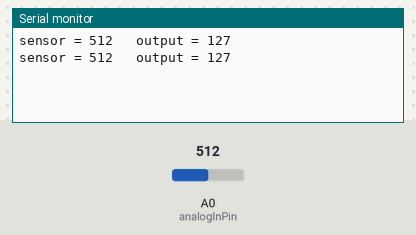
Bench run of a sketch on a simulated Arduino Uno, built with avr-gcc and run on an emulated ATmega328P. Shown: the last lines printed to the serial monitor. The inputs (shaded band) are chosen by the test bench; at power-on: A0 (analogInPin) = 512.

Above: at 1.8 s.
1.9 s: A0 (analogInPin) set to 716
At 2.5 s:
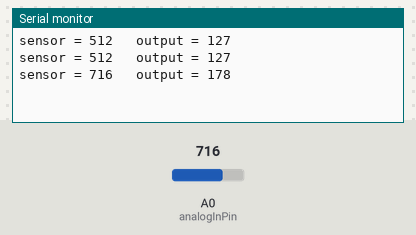
3.4 s: A0 (analogInPin) set to 900
At 4.8 s:
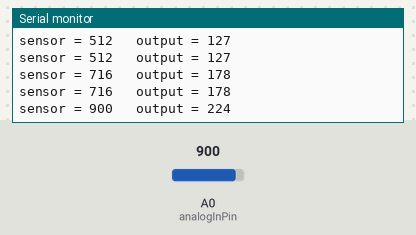
Timing chart, 0 to 6.4 s (numbered marks = the images above; inputs shaded):
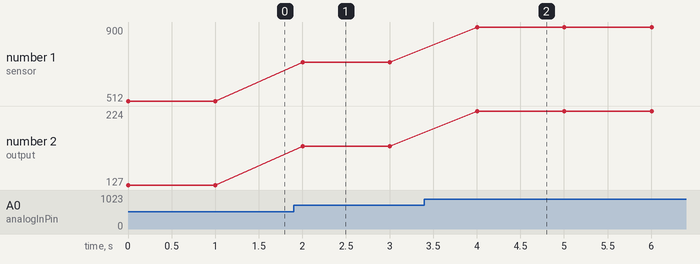

Measured:
- after the input at 1.9 s, the serial monitor: prints a new line after 0.10 s (image 1)
- after the input at 3.4 s, the serial monitor: prints a new line after 0.60 s (image 2)
- plotted number 1: 512 → 716 after the input at 1.9 s, 716 → 900 after the input at 3.4 s
- plotted number 2: 127 → 178 after the input at 1.9 s, 178 → 224 after the input at 3.4 s

The sketch:

ldr_serial_monitor.ino
```cpp
const int analogInPin = A0;  // Analog input pin that the ldr is attached to //

int sensorValue = 0;
int outputValue = 0;

void setup() {

  Serial.begin(9600);
}

void loop()
{
  sensorValue = analogRead(analogInPin);
  outputValue = map(sensorValue, 0, 1023, 0, 255);
  Serial.print("sensor = " );
  Serial.print(sensorValue);
  Serial.print("\t output = ");
  Serial.println(outputValue);

  delay(1000);
}
```
